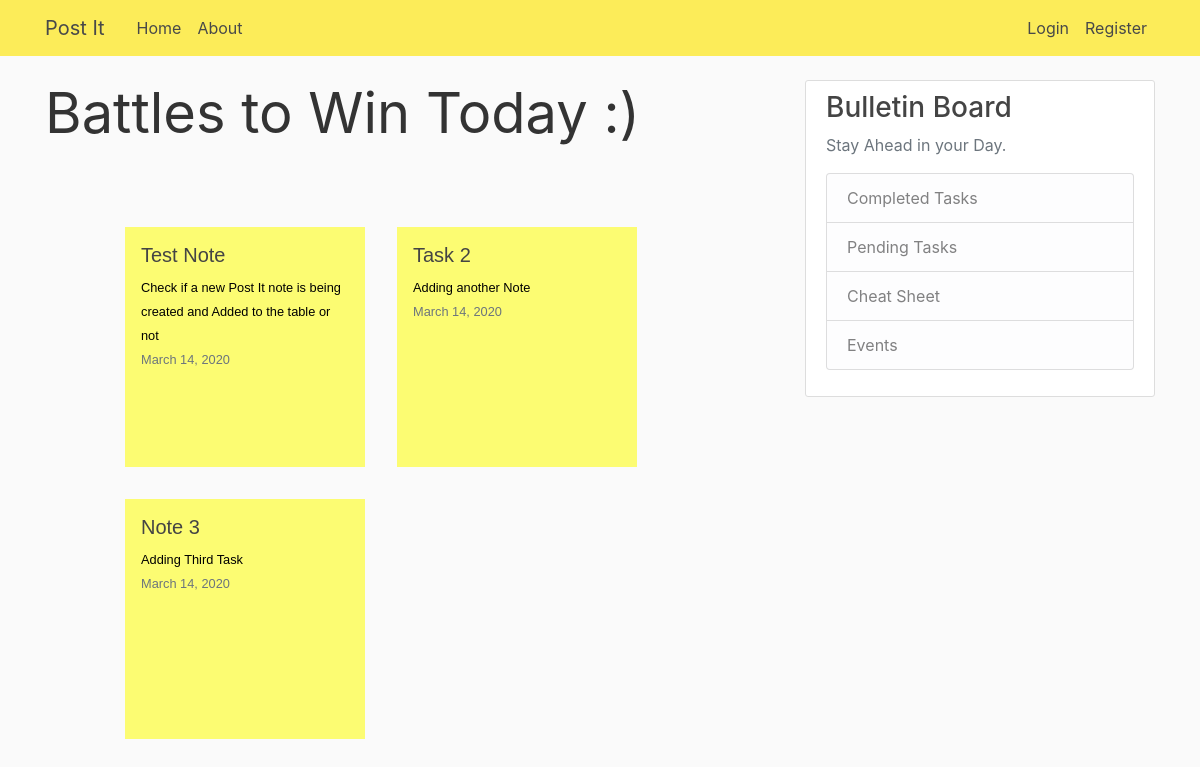
The page / on the database its author committed.
### Notes/models.py (models this page shows, shortened)
class Notes(models.Model):
    task = models.CharField(max_length=1000)
    description = models.CharField(max_length=10000)
    date_posted = models.DateTimeField(default=timezone.now)
    user = models.ForeignKey(User, on_delete=models.CASCADE)

### Notes/views.py (the view)
# urls.py: path('', views.home, name='notes-wall'),
def home(req):
    return render(req, 'Notes/wall.html', context)

### Notes/templates/Notes/wall.html
{% extends "Notes/base.html" %}
{% block content %}
    <div class='display-4'>
        <p >Battles to Win Today :)</p>
    </div>
    <div class='wrapper'>
        <ul class='task-class'>
            {% for note in posts %}
                {%include "Notes/notes.html" with note=note %}
            {% endfor %}
        </ul>
    </div>
{% endblock content%}

### Notes/templates/Notes/notes.html
{% load static %}
<li>
    <a href="#">
        <h5>{{ note.task }}</h5>
        <div>
            <small>{{ note.description }}</small>
        </div>
        <div>
            <small class="text-muted">{{ note.date_posted | date:"F d, Y" }}</small>
        </div>
    </a>
</li>

### Notes/static/Notes/main.css (style rules this page uses)
body { background: #fafafa; color: #333333; margin-top: 5rem; }
h1, h2, h3, h4, h5, h6 { color: #444444; }
ul { margin: 0; }
.wrapper > * { margin:0; padding:0; }
.wrapper { font-family:arial,sans-serif; font-size:100%; margin:1em; color:#fff; }
.wrapper > h2,p { font-size:100%; font-weight:normal; }
.wrapper > ul,li { list-style:none; }
.wrapper > ul { overflow:hidden; padding:3em; }
.wrapper > ul li a { text-decoration:none; color:#000; background:rgb(252, 252, 114); display:block; height:15em; width:15em; padding:1em; }
.wrapper > ul li { margin:1em; float:left; }

### rows shown on the page
Notes: task "Test Note", description "Check if a new Post It note is being created and Added to the table or not", date_posted "March 14, 2020"
Notes: task "Task 2", description "Adding another Note", date_posted "March 14, 2020"
Notes: task "Note 3", description "Adding Third Task", date_posted "March 14, 2020"
